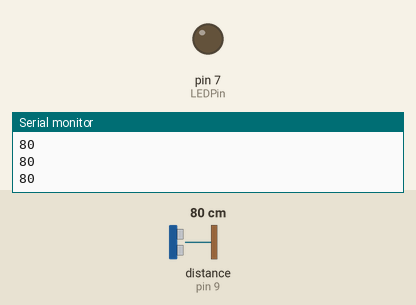
This sketch was run on a simulated Arduino Uno, built with avr-gcc and run on an emulated ATmega328P. Parts: output pins drawn as LEDs (lit = HIGH), the last lines printed to the serial monitor. Wiring (inferred from the names in the program): ultrasonic range finder: trigger pin 8; echo pin 9. The test bench sets the inputs (shaded band); at power-on: distance to the obstacle (sensor on pin 9) 80 cm. The echo pulse lasts 58.3 µs per cm; pins used as bus, display or sensor lines are not drawn.

Above: at 1.2 s.
1.3 s: distance to the obstacle (sensor on pin 9) set to 120 cm
At 2.5 s:
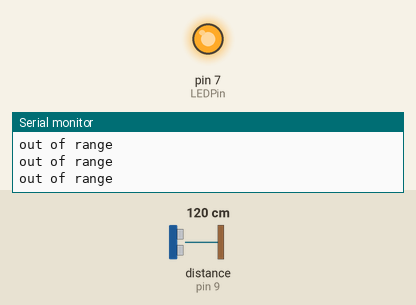
2.8 s: distance to the obstacle (sensor on pin 9) set to 2 cm
At 3.4 s:
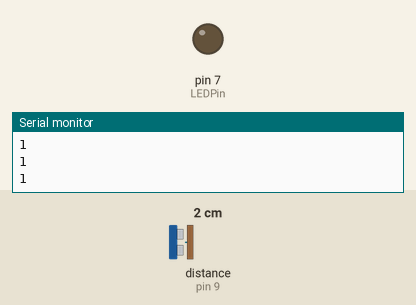
Timing chart, 0 to 5.8 s (numbered marks = the images above; inputs shaded):
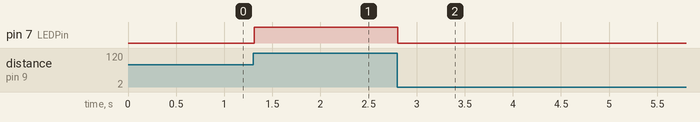

The sketch:

ultrasonic_2.0.ino
```cpp
/*
 HC-SR04 Ping distance sensor:
 VCC to arduino 5v
 GND to arduino GND
 Echo to Arduino pin 7
 Trig to Arduino pin 8

 This sketch originates from Virtualmix: http://goo.gl/kJ8Gl
 Has been modified by Winkle ink here: http://winkleink.blogspot.com.au/2012/05/arduino-hc-sr04-ultrasonic-distance.html
 And modified further by ScottC here: http://arduinobasics.blogspot.com.au/2012/11/arduinobasics-hc-sr04-ultrasonic-sensor.html
 on 10 Nov 2012.
 */


#define echoPin 9 // Echo Pin
#define trigPin 8 // Trigger Pin
#define LEDPin 7 // Onboard LED

int maximumRange = 100; // Maximum range needed
int minimumRange = 0; // Minimum range needed
long duration, distance; // Duration used to calculate distance

void setup() {
 Serial.begin (9600);
 pinMode(trigPin, OUTPUT);
 pinMode(echoPin, INPUT);
 pinMode(LEDPin, OUTPUT); // Use LED indicator (if required)
}

void loop() {
/* The following trigPin/echoPin cycle is used to determine the
 distance of the nearest object by bouncing soundwaves off of it. */
 digitalWrite(trigPin, LOW);
 delayMicroseconds(2);

 digitalWrite(trigPin, HIGH);
 delayMicroseconds(10);

 digitalWrite(trigPin, LOW);
 duration = pulseIn(echoPin, HIGH);

 //Calculate the distance (in cm) based on the speed of sound.
 distance = duration/58.2;

 if (distance >= maximumRange || distance <= minimumRange){
 /* Send a negative number to computer and Turn LED ON
 to indicate "out of range" */
 Serial.println("out of range");
 digitalWrite(LEDPin, HIGH);
 }
 else {
 /* Send the distance to the computer using Serial protocol, and
 turn LED OFF to indicate successful reading. */
 Serial.println(distance);
 digitalWrite(LEDPin, LOW);
 //put motor coding here
 }

 //Delay 50ms before next reading.
 delay(10);
}
```

Measured:
- after the input at 1.3 s, pin 7 (LEDPin): LOW → HIGH at once
- after the input at 2.8 s, pin 7 (LEDPin): HIGH → LOW at once
